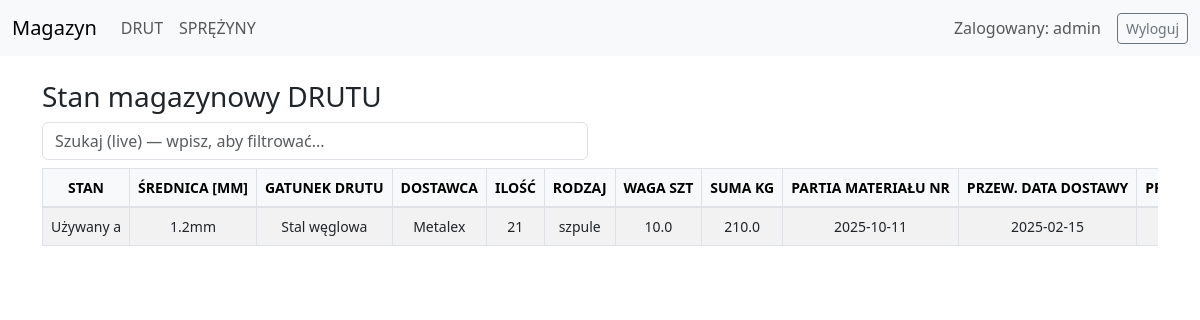
The page /drut (signed in) on the database its author committed.
### tables this page shows
CREATE TABLE drut (
            id INTEGER PRIMARY KEY AUTOINCREMENT,
            stan TEXT,
            srednica_drutu TEXT,
            gatunek_drutu TEXT,
            dostawca TEXT,
            ilosc_szpule_kregi INTEGER,
            rodzaj TEXT,
            waga REAL,
            suma_kg REAL,
            partia_materialu_nr TEXT,
            przewidywana_data_dostawy TEXT,
            przyjecie_materialu TEXT
        );

### app.py (the view, shortened to what this page needs)
@app.route('/drut', methods=['GET','POST'])
@login_required
def drut_page():
    dane = db.fetch_all('drut')
    return render_template('drut.html', dane=dane, role=session.get('role'))

### app.py (called while the page is built)
def login_required(fn):
    from functools import wraps
    @wraps(fn)
    def wrapper(*args, **kwargs):
        if 'username' not in session:
            return redirect(url_for('login'))
        return fn(*args, **kwargs)
    return wrapper

### database.py (called while the page is built)
    def fetch_all(self, table):
        self.c.execute(f"SELECT * FROM {table}")
        return self.c.fetchall()

### templates/drut.html (shortened to what this page needs)
{% extends "base.html" %}
{% block content %}
<h3>Stan magazynowy DRUTU</h3>
<div class="row mb-2">
  <div class="col-md-6">
    <input id="searchDrut" class="form-control" placeholder="Szukaj (live) — wpisz, aby filtrować...">
  </div>
  <div class="col-md-6 text-end">
  </div>
</div>
<div class="table-responsive">
<table class="table table-striped table-bordered align-middle text-center" id="drutTable">
  <thead class="table-light text-uppercase">
    <tr>
      <th>Stan</th>
      <th>Średnica [mm]</th>
      <th>Gatunek drutu</th>
      <th>Dostawca</th>
      <th>Ilość</th>
      <th>Rodzaj</th>
      <th>Waga szt</th>
      <th>Suma kg</th>
      <th>Partia materiału nr</th>
      <th>Przew. data dostawy</th>
      <th>Przyjęcie</th>
    </tr>
  </thead>
  <tbody id="drutBody">
    {% for row in dane %}
    <tr>
      <td>{{ row[1] }}</td>
      <td>{{ row[2] }}</td>
      <td>{{ row[3] }}</td>
      <td>{{ row[4] }}</td>
      <td>{{ row[5] }}</td>
      <td>{{ row[6] }}</td>
      <td>{{ row[7] }}</td>
      <td>{{ row[8] }}</td>
      <td>{{ row[9] }}</td>
      <td>{{ row[10] }}</td>
      <td>{{ row[11] }}</td>
    </tr>
    {% endfor %}
  </tbody>
</table>
</div>
{% endblock %}

### static/style.css (style rules this page uses)
.table-responsive { max-height: 500px; overflow-y: auto; overflow-x: auto; }
#drutTable thead th, #sprezTable thead th { position: sticky; top: 0; background-color: #f8f9fa; z-index: 10; border-bottom: 2px solid #dee2e6; box-shadow: 0 2px 4px rgba(0, 0, 0, 0.08); }
#drutTable th, #drutTable td, #sprezTable th, #sprezTable td { white-space: nowrap; vertical-align: middle; text-align: center; font-size: 14px; border: 1px solid #dee2e6; padding: 8px; }
#drutTable th, #sprezTable th { font-weight: 600; }
#drutTable, #sprezTable { border-collapse: collapse; width: 100%; }

### templates/base.html (style rules this page uses)
body { padding-bottom: 40px; }

### rows shown on the page
drut: stan "Używany a", srednica_drutu "1.2mm", gatunek_drutu "Stal węglowa", dostawca "Metalex", ilosc_szpule_kregi "21", rodzaj "szpule", waga "10.0", suma_kg "210.0", partia_materialu_nr "2025-10-11", przewidywana_data_dostawy "2025-02-15"

### other values the page prints
{{ session.get('username') }} "admin"
